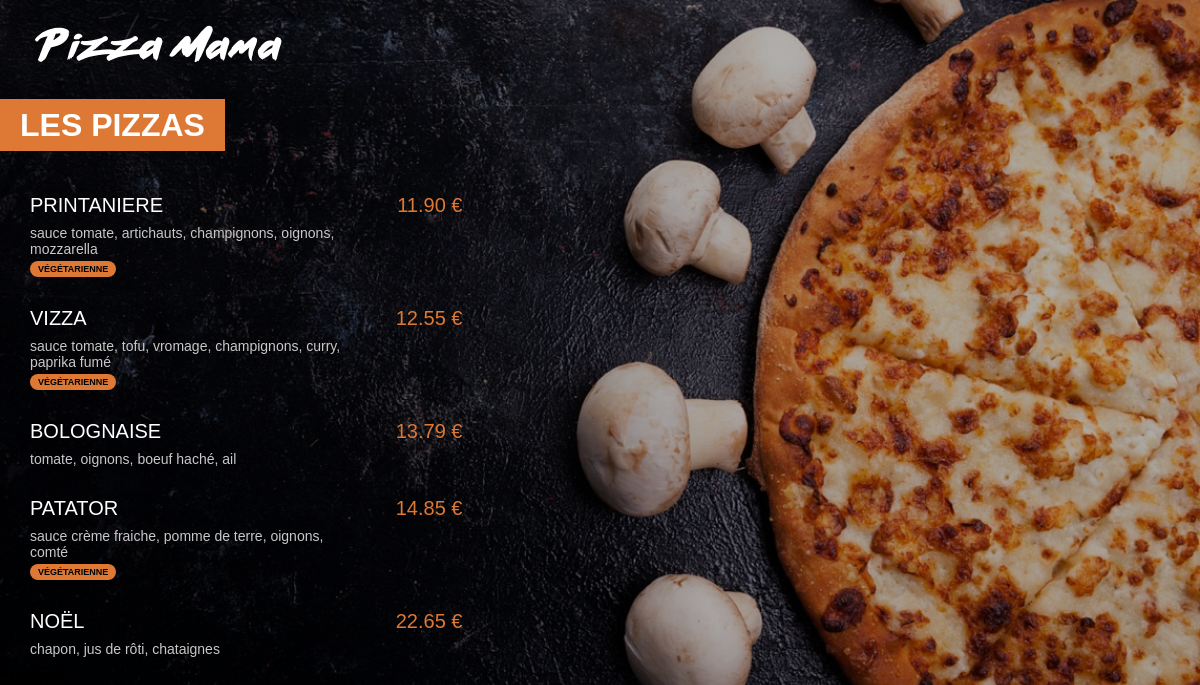
The app's page /menu/ with its own data.
### menu/models.py (models this page shows, shortened)
class Pizza(models.Model):
    nom = models.CharField(max_length=200)
    ingredients = models.CharField(max_length=400)
    prix = models.FloatField(default=0)
    vegetarienne = models.BooleanField(default=False)
    calorie = models.IntegerField(default=0)

### menu/views.py (the view)
# urls.py: path('', views.index, name="index"),
def index(request):
    pizzas = Pizza.objects.all().order_by('prix')
    return render(request, 'menu/index.html', {'pizzas' : pizzas})

### menu/templates/menu/index.html (shortened to what this page needs)
{% load static %}
<html lang="fr">
<head>
    <link rel="stylesheet" href="{% static 'menu/style.css' %}">
</head>
<body>
    <a href="{% url 'main:index' %}"><img id="small_logo" src="{% static 'menu/images/small_logo.png' %}"></a>
    <div class="menu_title">
     <h1>LES PIZZAS</h1>
    </div>
    <div class="pizza_list">
        {% for pizza in pizzas %}
        <div class="pizza_list_item">
            <span class="pizza_list_name">{{ pizza.nom }}</span>
            <span class="pizza_list_price">{{ pizza.prix |floatformat:2}} €</span>
            <span class="pizza_list_ingredients">{{ pizza.ingredients }}</span>
            {% if pizza.vegetarienne %}
            <div class ="pizza_badge_veggie">VÉGÉTARIENNE</div>
            {% endif %}
            {% endfor %}
        </div>
    </div>
</body>
</html>

### menu/static/menu/style.css (style rules this page uses)
body { background: linear-gradient(0deg, rgba(0, 0, 0, 0.3), rgba(0, 0, 0, 0.3)), url("images/menu_background.jpg") no-repeat center center fixed; -webkit-background-size: cover; -moz-background-size: cover; -o-background-size: cover; background-size: cover; color: white; margin: 0px; font-family : arial; }
#small_logo { margin-top: 25px; margin-left: 35px; }
h1 { background-color: #DD7835; display: inline; padding: 8px 20px; }
.menu_title { margin-top: 45px; margin-bottom: 50px; }
.pizza_list { margin-left:30px; }
.pizza_list_item { margin: 30px 0px; }
.pizza_list_name { font_weight: bold; font-size: 20px; display: inline-block; width: 350px; }
.pizza_list_price { font-size: 20px; color: #DD7835; display: inline-block; width: 70px; text-align: right; margin-left: 8px; }
.pizza_list_ingredients { color: #C8C8C8; font-size: 14px; margin-top : 8px; display: block; width: 320px; }
.pizza_badge_veggie { padding: 3px 8px; margin-top: 4px; background-color: #DD7835; display: inline-block; color: black; font-size: 9px; font-weight: bold; border-radius: 8px; }

### records on screen
Pizza: nom "PRINTANIERE", prix "11.90", ingredients "sauce tomate, artichauts, champignons, oignons, mozzarella", vegetarienne "VÉGÉTARIENNE"
Pizza: nom "VIZZA", prix "12.55", ingredients "sauce tomate, tofu, vromage, champignons, curry, paprika fumé", vegetarienne "VÉGÉTARIENNE"
Pizza: nom "BOLOGNAISE", prix "13.79", ingredients "tomate, oignons, boeuf haché, ail"
Pizza: nom "PATATOR", prix "14.85", ingredients "sauce crème fraiche, pomme de terre, oignons, comté", vegetarienne "VÉGÉTARIENNE"
Pizza: nom "NOËL", prix "22.65", ingredients "chapon, jus de rôti, chataignes"
